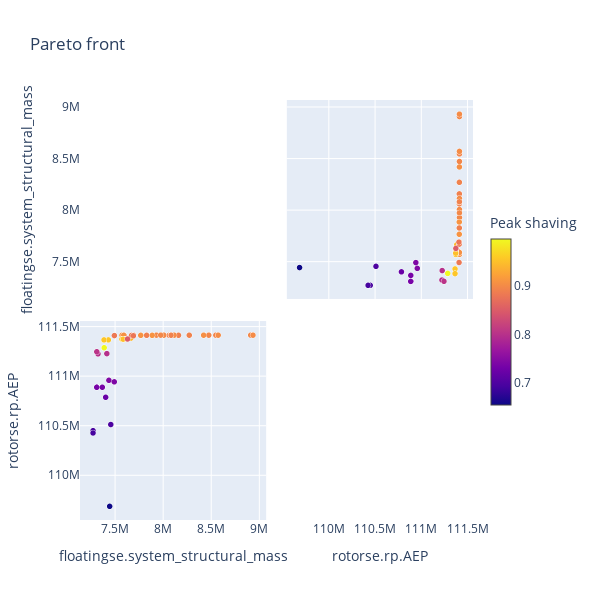

Notebook code for this chart:
### Code cell
import plotly.graph_objects as go

# dfw = df
dfw = df[df.pareto_rank_noconstraint < 5]

fig = go.Figure(
    data=go.Splom(
        dimensions=[
            {"label": k, "values": v} for k, v in dfw[[
                v[0] for v in problem_vars["objectives"]
            ] + [
                # "tune_rosco_ivc.ps_percent"
            ]].to_dict(orient="list").items()
        ],
        # showupperhalf=False,
        diagonal_visible=False,
        text=dfw["tune_rosco_ivc.ps_percent"],
        marker={
            "color": dfw["tune_rosco_ivc.ps_percent"],
            # "color": df.pareto_rank_noconstraint,
            "showscale": False,
            "line_color": "white",
            "line_width": 0.5,
        }
    )
)

fig.update_traces(
    marker=dict(
        showscale=True,
        colorbar=dict(
            title="Peak shaving",
            thickness=20,
            len=0.5
        )
    ),
    selector=dict(type='splom')
)

fig.update_layout(
    title=dict(text="Pareto front"),
    hoversubplots="axis",
    width=600,
    height=600,
    hovermode="x",
)
